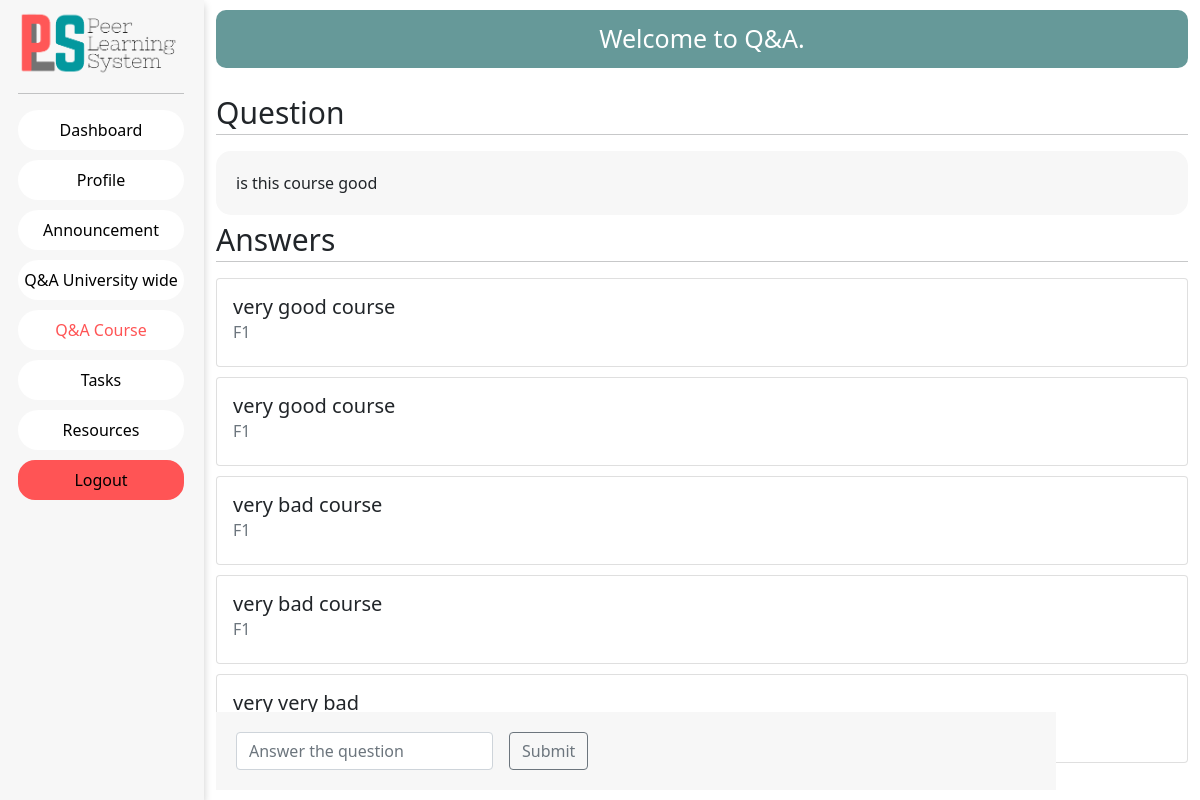
Page /user/dashboard/QnA/C1/1 on the committed database.
### guest/models.py (models this page shows)
class Q_and_A_Course_Wise(models.Model):
    Question_Id = models.IntegerField(max_length=6, unique=False)
    Answer_Id = models.IntegerField(max_length=6, unique=False,blank=True)
    Question = models.BooleanField(default=True)
    Content = models.CharField(max_length=2000)
    Timestamp = models.DateTimeField(null=False)
    User_Id = models.CharField(max_length=6)
    Course_Id = models.ForeignKey(Course, on_delete=models.CASCADE)

### faculty/views.py (the view)
# urls.py: path('dashboard/QnA/<slug:course_id>/<slug:question_id>', views.Question_course, name='Question_course'),
def Question_course(request,course_id,question_id):
    question=Q_and_A_Course_Wise.objects.get(Question_Id=question_id,Course_Id=course_id,Question=True)
    answers=Q_and_A_Course_Wise.objects.filter(Question_Id=question_id,Course_Id=course_id,Question=False).order_by('Timestamp')
    context={
        'question':question,
        'answers':answers,
        'type':'course',
        'course':Course.objects.get(Id=course_id)
    }
    return render(request,'Question.html',context=context)

### faculty/templates/Question.html (shortened to what this page needs)
{% extends 'faculty/templates/start_base.html' %}
{% load static %}
{% block extra_css %}
<link rel="stylesheet" href="{% static 'css/QnA.css' %}">
<link rel="stylesheet" href="{% static 'css/question.css' %}">
{% endblock extra_css %}
{% block nav_link %}
{% if course.Id %}
<li class="nav-item">
    <a class="nav-link qnacourse" href="{% url 'QNACourse' course.Id %}">Q&A Course</a>
</li>
<li class="nav-item">
    <a class="nav-link task" href="{% url 'tasks' course.Id %}">Tasks</a>
</li>
<li class="nav-item">
    <a class="nav-link resource" href="{% url 'resources' course.Id %}">Resources</a>
</li>
{% endif %}
{% endblock nav_link %}
{% block body %}
<div class="QnA_con">
    <div class="QnA_name">
        Welcome to Q&A.
    </div>
    <div class="question_con">
        <div class="question_txt">
            Question
        </div>
        <hr />
        <div class="question">
            {{ question.Content }}
        </div>
        <div class="question_txt">
            Answers
        </div>
        <hr />
        <div class="question_list">
            {% for answer in answers %}
            <div class="card">
                <div class="card-body">
                    <h5 class="card-title">{{ answer.Content }}</h5>
                    <h6 class="card-subtitle mb-2 text-muted">{{ answer.User_Id }}</h6>
                </div>
            </div>
            {% endfor %}
        </div>
    </div>
    <div class="answer_con ">
        {% if type == "university" %}
        <form action="{% url 'addanswer_uni' question.Question_Id %}" method="POST">
            {% else %}
            <form action="{% url 'addanswer_course' course.Id question.Question_Id %}" method="POST">
                {% endif %}
                <div class="row g-3 align-items-center">
                    <div class="col-auto">
                        <input type="text" name="ans" id="ans" placeholder="Answer the question" class="form-control"
                            aria-describedby="passwordHelpInline">
                    </div>
                    <div class="col-auto">
                        <button type="submit" class="btn btn-outline-secondary ">
                            Submit
                        </button>
                    </div>
                </div>
            </form>
    </div>
</div>
{% endblock body %}

### faculty/static/css/sidebar_base.css (style rules this page uses)
body, html { margin: 0; padding: 0; }
.nav-item { background-color: white; border-radius: 30px; }
.nav-link { text-decoration: none; color: black; }
.nav-item { margin-bottom: 10px; }
.active { color: #ff5455; }

### faculty/static/css/QnA.css (style rules this page uses)
.QnA_name { text-align: center; font-size: 25px; background: #669999; padding-top: 10px; padding-bottom: 10px; margin-top: 10px; color: white; border-radius: 10px; }
.question_con { margin-top: 20px; }
.question_txt { padding-top: 20px; font-size: 30px; line-height: 10px; }

### faculty/static/css/question.css (style rules this page uses)
.question { background-color: #f7f7f7; padding: 20px; border-radius: 15px; }
.card { margin-bottom: 10px; }
.answer_con { background-color: #f7f7f7; padding: 20px; min-width: 70vw; position: fixed; bottom: 10px; z-index: 10; }

### rows in the picture
Q_and_A_Course_Wise: Content "is this course good"
Q_and_A_Course_Wise: Content "very good course", User_Id "F1"
Q_and_A_Course_Wise: Content "very good course", User_Id "F1"
Q_and_A_Course_Wise: Content "very bad course", User_Id "F1"
Q_and_A_Course_Wise: Content "very bad course", User_Id "F1"
Q_and_A_Course_Wise: Content "very very bad"
